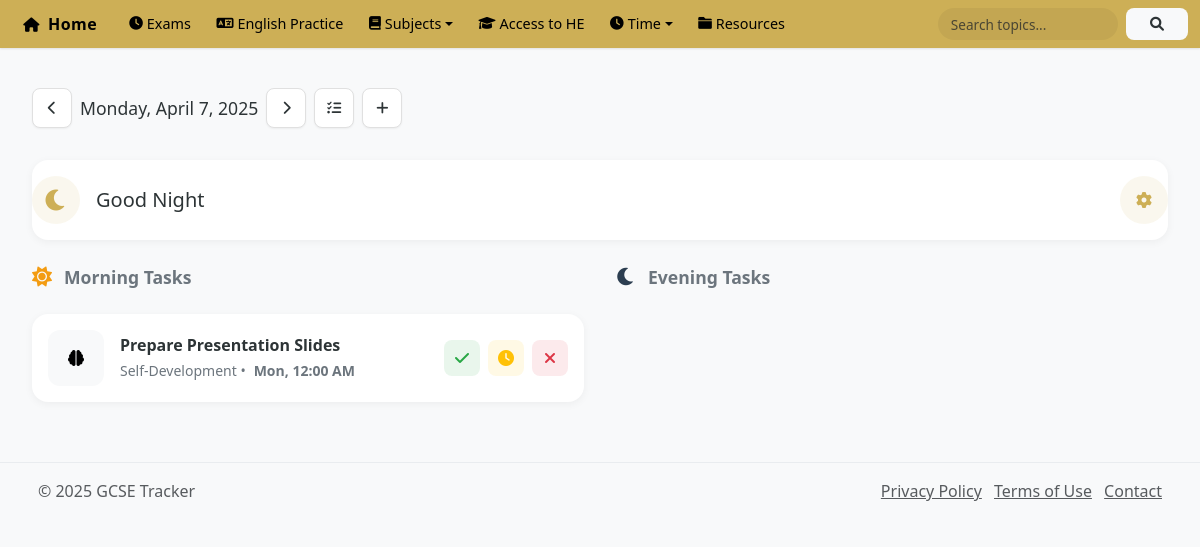
Page /pages/tasks/index.php?date=2025-04-07 on the earlier database version.
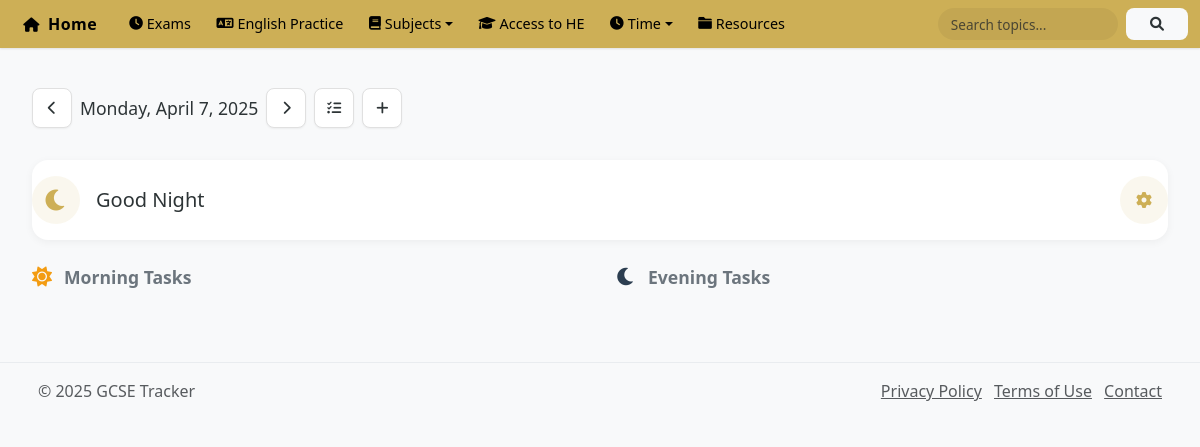
Same page on the later database version.
### tables this page shows
CREATE TABLE `tasks` (
  `id` int(11) NOT NULL,
  `category_id` int(11) NOT NULL,
  `parent_task_id` int(11) DEFAULT NULL COMMENT 'For subtasks - references parent task',
  `title` varchar(255) NOT NULL,
  `description` text DEFAULT NULL,
  `task_type` enum('one-time','recurring') NOT NULL DEFAULT 'one-time',
  `priority` enum('low','medium','high') NOT NULL DEFAULT 'medium',
  `estimated_duration` int(11) DEFAULT 0 COMMENT 'Estimated duration in minutes',
  `due_date` date DEFAULT NULL,
  `due_time` time DEFAULT NULL,
  `status` enum('pending','in_progress','completed','not_done','snoozed') DEFAULT 'pending',
  `completion_percentage` decimal(5,2) DEFAULT 0.00,
  `is_active` tinyint(1) DEFAULT 1,
  `created_at` timestamp NOT NULL DEFAULT current_timestamp(),
  `updated_at` timestamp NOT NULL DEFAULT current_timestamp() ON UPDATE current_timestamp()
);

CREATE TABLE `task_categories` (
  `id` int(11) NOT NULL,
  `name` varchar(50) NOT NULL,
  `description` text DEFAULT NULL,
  `icon` varchar(50) DEFAULT 'fas fa-tasks' COMMENT 'Font Awesome icon class name',
  `color` varchar(7) DEFAULT '#6c757d',
  `display_order` int(11) DEFAULT 0,
  `is_active` tinyint(1) DEFAULT 1,
  `created_at` timestamp NOT NULL DEFAULT current_timestamp(),
  `updated_at` timestamp NOT NULL DEFAULT current_timestamp() ON UPDATE current_timestamp()
);

### pages/tasks/index.php (the view, shortened to what the changed rows need)
<?php
require_once '../../includes/header.php';
require_once '../../includes/db_connect.php';
$selectedDate = isset($_GET['date']) ? $_GET['date'] : date('Y-m-d');
$query = "SELECT
            t.id, t.title, t.description, t.due_date, t.due_time, t.task_type, t.priority,
            c.name as category_name, c.icon as category_icon, c.color as category_color,
            COALESCE(ti.status, t.status) as status
          FROM tasks t
          JOIN task_categories c ON t.category_id = c.id
          LEFT JOIN task_instances ti ON t.id = ti.task_id
              AND ti.due_date = ?
              AND ti.status IN ('pending', 'snoozed')
          WHERE t.is_active = 1
          AND (
              (t.task_type = 'one-time' AND t.status = 'pending' AND t.due_date = ?)
              OR
              (t.task_type = 'recurring' AND ti.id IS NOT NULL)
          )
          ORDER BY t.due_time ASC";
$stmt = $conn->prepare($query);
$stmt->bind_param('ss', $selectedDate, $selectedDate);
$stmt->execute();
$result = $stmt->get_result();
$morning_tasks = [];
$evening_tasks = [];
while ($task = $result->fetch_assoc()) {
    $task_hour = date('H', strtotime($task['due_time']));
    if ($task_hour < 12) {
        $morning_tasks[] = $task;
    } else {
        $evening_tasks[] = $task;
    }
}
?>
<div class="container-fluid">
    <div class="row g-4">
        <div class="col-lg-6">
            <div class="d-flex flex-column gap-3">
                <?php foreach ($morning_tasks as $task): ?>
                <div class="task-card">
                    <div class="task-left">
                        <div class="task-icon">
                            <i class="<?php echo $task['category_icon']; ?>"></i>
                        </div>
                        <div class="task-content">
                            <h3><?php echo htmlspecialchars($task['title']); ?></h3>
                            <div class="task-meta">
                                <?php echo htmlspecialchars($task['category_name']); ?> •
                                <time>
                                    <?php
                                    $dueDateTime = new DateTime($task['due_date'] . ' ' . $task['due_time']);
                                    echo $dueDateTime->format('D') . ', ' . date('g:i A', strtotime($task['due_time']));
                                    ?>
                                </time>
                            </div>
                        </div>
                    </div>
                    <div class="task-actions">
                        <button type="button"
                                class="action-btn done-btn"
                                onclick="handleTaskAction(<?php echo $task['id']; ?>, 'done')"
                                title="Mark as Done">
                            <i class="fas fa-check"></i>
                        </button>
                        <?php
                        $dueDateTime = new DateTime($task['due_date'] . ' ' . $task['due_time']);
                        $now = new DateTime();
                        $isSnoozeEnabled = $dueDateTime <= $now;
                        ?>
                        <button type="button"
                                class="action-btn snooze-btn <?php echo !$isSnoozeEnabled ? 'disabled' : ''; ?>"
                                onclick="<?php echo $isSnoozeEnabled ? 'handleTaskAction(' . $task['id'] . ', \'snooze\')' : 'showFutureTaskMessage(' . $task['id'] . ')'; ?>"
                                title="<?php echo $isSnoozeEnabled ? 'Snooze Task' : 'Task is scheduled for future'; ?>">
                            <i class="fas fa-clock"></i>
                        </button>
                        <button type="button"
                                class="action-btn cancel-btn"
                                onclick="handleTaskAction(<?php echo $task['id']; ?>, 'cancel')"
                                title="Cancel Task">
                            <i class="fas fa-times"></i>
                        </button>
                    </div>
                </div>
                <?php endforeach; ?>
            </div>
        </div>
    </div>
</div>
<?php require_once '../../includes/footer.php'; ?>

Differences in the rows shown:
removed tasks: title "Prepare Presentation Slides", task_categories.name "Self-Development", $dueDateTime->format('D') "Mon", due_time "12:00 AM"
